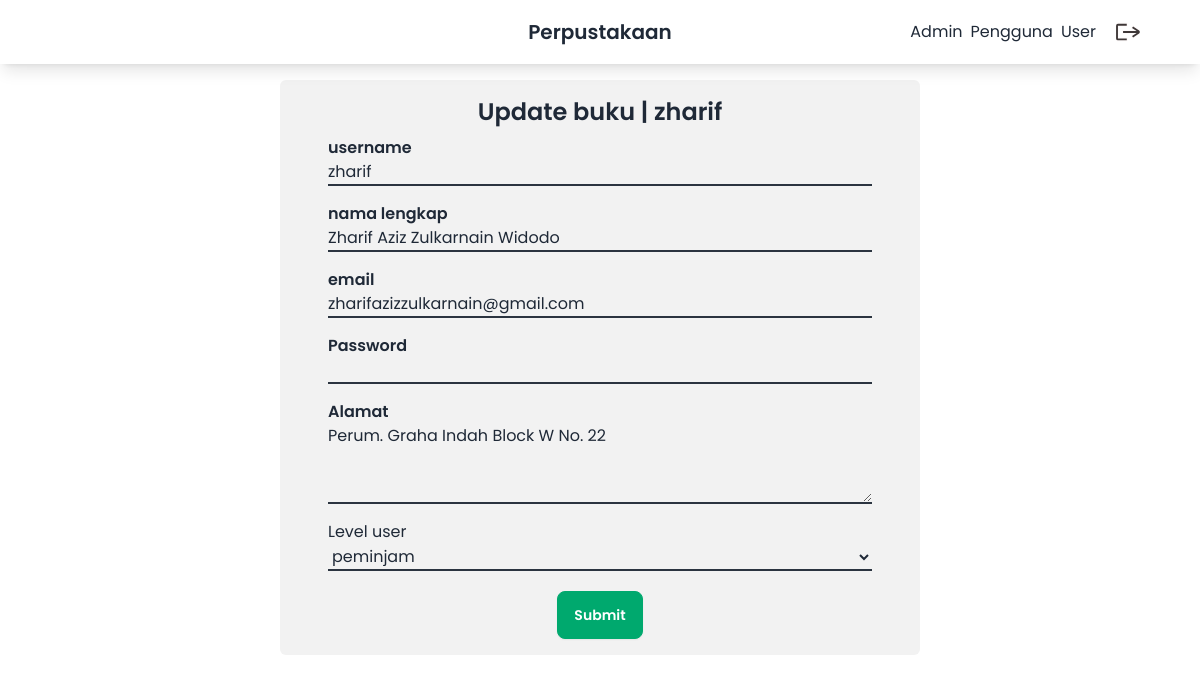
Page /src/view/pengguna/update.php?user=1 (signed in) on the committed database.
### tables this page shows
CREATE TABLE `tbl_user` (
  `id_user` int(11) NOT NULL,
  `username` varchar(255) NOT NULL,
  `password` varchar(255) NOT NULL,
  `email` varchar(255) NOT NULL,
  `nama_lengkap` varchar(255) NOT NULL,
  `alamat` text NOT NULL,
  `level` enum('administrator','petugas','peminjam','') NOT NULL DEFAULT 'peminjam'
);

### src/view/pengguna/update.php (the view, shortened to what this page needs)
<?php include '../partials/_header.php' ?>
    <?php
    $id_user = $_GET['user'];
    $getUser = mysqli_query($con, "SELECT * FROM tbl_user WHERE id_user='$id_user'");
    $f = mysqli_fetch_array($getUser);
    ?>
    <main class="relative top-16 z-[10] px-0 md:px-3 py-4 flex flex-col justify-center items-center">
        <form action="crud/aksi-update.php" enctype="multipart/form-data" method="post" class="bg-base-200 w-full md:w-[40rem] rounded-md px-4 md:px-12 py-4  flex flex-col justify-center items-center">
            <h1 class="text-2xl font-semibold">Update buku | <?= $f['username'] ?></h1>
            <div class="flex flex-col py-2 items-start self-start w-full">
                <label class="font-semibold" for="">username</label>
                <input name="username" value="<?=$f['username']?>" class="border-b-2 border-neutral w-full bg-transparent" type="text">
            </div>
            <div class="flex flex-col py-2 items-start self-start w-full">
                <label class="font-semibold" for="">nama lengkap</label>
                <input name="nama_lengkap" value="<?=$f['nama_lengkap']?>" class="border-b-2 border-neutral w-full bg-transparent" type="text">
            </div>
            <div class="flex flex-col py-2 items-start self-start w-full">
                <label class="font-semibold" for="">email</label>
                <input name="email" value="<?=$f['email']?>" class="border-b-2 border-neutral w-full bg-transparent" type="text">
            </div>
            <div class="flex flex-col py-2 items-start self-start w-full">
                <label class="font-semibold" for="">Password</label>
                <input name="password" class="border-b-2 border-neutral w-full bg-transparent" type="text">
            </div>
            <div class="flex flex-col py-2 items-start self-start w-full">
                <label class="font-semibold" for="">Alamat</label>
                <textarea name="alamat" id="" cols="20" rows="10" class="border-b-2 border-neutral h-20 w-full bg-transparent"><?= $f['alamat'] ?></textarea>
            </div>
            <div class="flex flex-col py-2 items-start self-start w-full">
                <label for="">Level user</label>
                <select name="level" id="" class="border-b-2 border-neutral w-full bg-transparent">
                    <option <?= $f['level'] == 'peminjam' ? 'select' : '' ?> value="peminjam">peminjam</option>
                </select>
            </div>
            <button class="btn btn-success text-base-100 mt-3">Submit</button>
        </form>
    </main>
<?php include '../partials/_footer.php' ?>

### public/overwrite.css (style rules this page uses)
* { font-family: Poppins; }

### rows in the picture
tbl_user: username "zharif", nama_lengkap "Zharif Aziz Zulkarnain Widodo", email "zharifazizzulkarnain@gmail.com", alamat "Perum. Graha Indah Block W No. 22"
